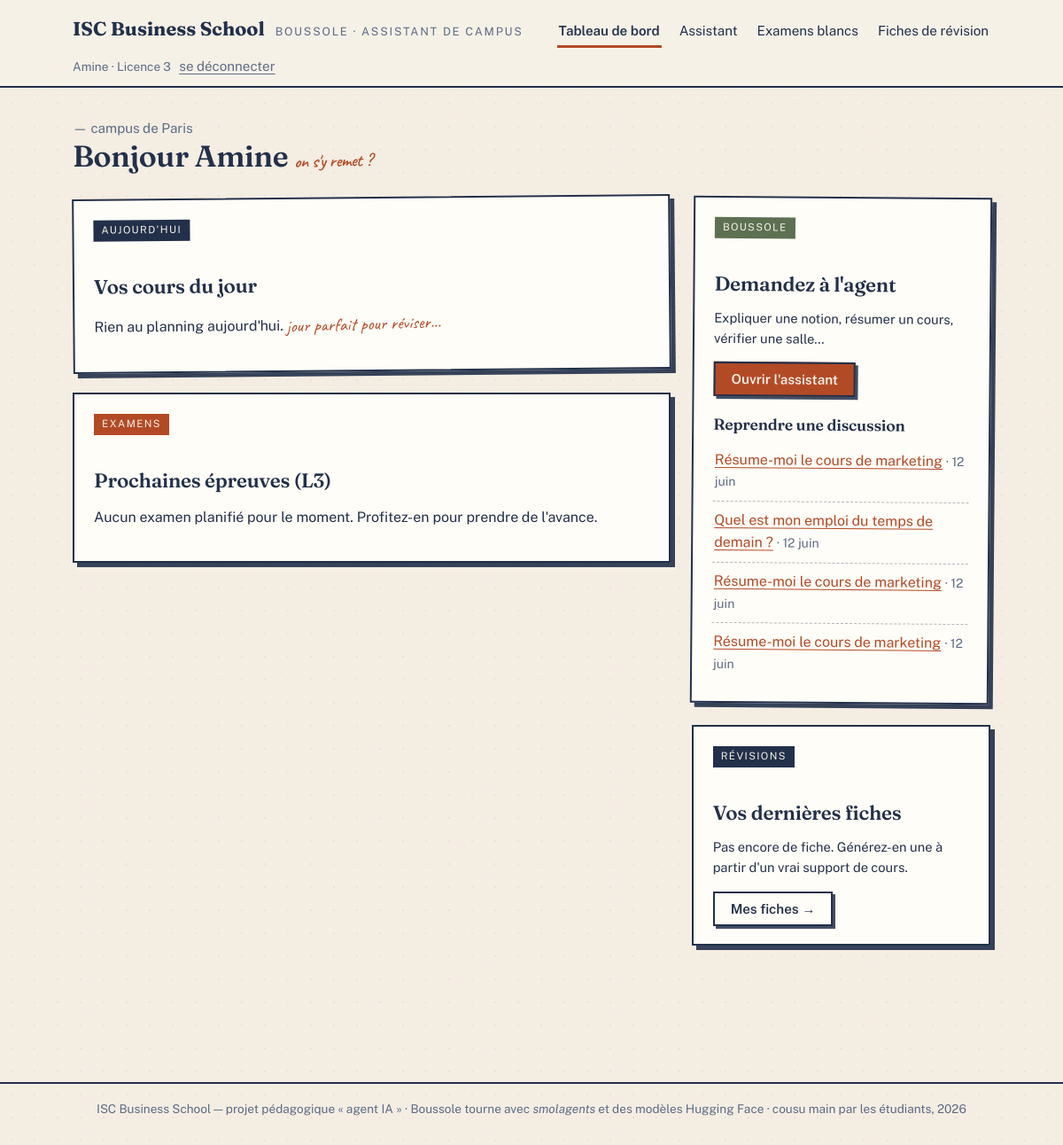
Screenshot of / (signed in) with the database file from the repository.
### accounts/models.py (models this page shows, shortened)
class User(AbstractUser):
    class Role(models.TextChoices):
        ETUDIANT = 'ETUDIANT', 'Étudiant'
        ADMINISTRATION = 'ADMINISTRATION', 'Administration'
    class Niveau(models.TextChoices):
        L1 = 'L1', 'Licence 1'
        L2 = 'L2', 'Licence 2'
        L3 = 'L3', 'Licence 3'
        M1 = 'M1', 'Master 1'
        M2 = 'M2', 'Master 2'
    role = models.CharField(
        'rôle', max_length=20, choices=Role.choices, default=Role.ETUDIANT,
    )
    niveau = models.CharField(
        "niveau d'études", max_length=2, choices=Niveau.choices,
        blank=True, help_text='Uniquement pour les étudiants.',
    )
    @property
    def est_administration(self):
        return self.role == self.Role.ADMINISTRATION
    @property
    def prenom_affiche(self):
        return self.first_name or self.username

### assistant/models.py (models this page shows, shortened)
class Conversation(models.Model):
    utilisateur = models.ForeignKey(
        settings.AUTH_USER_MODEL, verbose_name='utilisateur',
        on_delete=models.CASCADE, related_name='conversations',
    )
    titre = models.CharField('titre', max_length=120, default='Nouvelle conversation')
    creee_le = models.DateTimeField('créée le', auto_now_add=True)
    mise_a_jour_le = models.DateTimeField('mise à jour le', auto_now=True)
    class Meta:
        verbose_name = 'conversation'
        ordering = ['-mise_a_jour_le']

### assistant/views.py (the view)
# urls.py: path('', views.tableau_de_bord, name='tableau_de_bord'),
@login_required
def tableau_de_bord(request):
    utilisateur = request.user
    if utilisateur.est_administration:
        return redirect('academics:tableau')
    aujourd_hui = timezone.localtime()
    creneaux_du_jour = CreneauEDT.objects.filter(
        cours__niveau=utilisateur.niveau, jour=aujourd_hui.isoweekday(),
    ).select_related('cours')
    examens_a_venir = Examen.objects.filter(
        cours__niveau=utilisateur.niveau, date__gte=aujourd_hui,
    ).select_related('cours')[:4]
    return render(request, 'assistant/tableau_de_bord.html', {
        'creneaux_du_jour': creneaux_du_jour,
        'examens_a_venir': examens_a_venir,
        'conversations_recentes': utilisateur.conversations.all()[:4],
        'dernieres_fiches': utilisateur.fiches.select_related('cours')[:3],
        'cours_du_niveau': _cours_du_niveau(utilisateur),
    })

### assistant/views.py (called while the page is built)
def _cours_du_niveau(utilisateur):
    if utilisateur.est_administration:
        return Cours.objects.all()
    return Cours.objects.filter(niveau=utilisateur.niveau)

### templates/assistant/tableau_de_bord.html (shortened to what this page needs)
{% extends 'base.html' %}
{% now "l j F" as date_jour %}
{% block contenu %}
<div class="bonjour">
  <span class="date-du-jour">{{ date_jour|capfirst }} — campus de Paris</span>
  <h1>Bonjour {{ user.prenom_affiche }} <span class="manuscrit">on s'y remet ?</span></h1>
</div>
<div class="colonnes colonnes-tiers">
  <div>
    <div class="carte penchee-g">
      <span class="etiquette">Aujourd'hui</span>
      <h2>Vos cours du jour</h2>
      {% if creneaux_du_jour %}
        <ul class="liste-traits">
          {% for c in creneaux_du_jour %}
          <li>
            <span class="heure">{{ c.heure_debut|time:"H\hi" }} – {{ c.heure_fin|time:"H\hi" }}</span>
            {{ c.cours.intitule }}
            <span class="detail">· salle {{ c.salle }} · {{ c.cours.enseignant }}</span>
          </li>
          {% endfor %}
        </ul>
      {% else %}
        <p>Rien au planning aujourd'hui. <span class="manuscrit">jour parfait pour réviser…</span></p>
      {% endif %}
    </div>
    <div class="carte">
      <span class="etiquette rouille">Examens</span>
      <h2>Prochaines épreuves ({{ user.niveau }})</h2>
      {% if examens_a_venir %}
        <table class="registre">
          <tr><th>Date</th><th>Épreuve</th><th>Salle</th><th>Durée</th></tr>
          {% for e in examens_a_venir %}
          <tr>
            <td>{{ e.date|date:"D j N, H\hi" }}</td>
            <td>{{ e.get_type_examen_display }} — {{ e.cours.intitule }}</td>
            <td>{{ e.salle }}</td>
            <td>{{ e.duree_minutes }} min</td>
          </tr>
          {% endfor %}
        </table>
        <p style="margin-bottom:0;margin-top:14px;">
          <a class="bouton creux" href="{% url 'assistant:examens_blancs' %}">S'entraîner avec un examen blanc →</a>
        </p>
      {% else %}
        <p>Aucun examen planifié pour le moment. Profitez-en pour prendre de l'avance.</p>
      {% endif %}
    </div>
  </div>
  <div>
    <div class="carte penchee-d">
      <span class="etiquette sauge">Boussole</span>
      <h2>Demandez à l'agent</h2>
      <p style="font-size:.92rem;">Expliquer une notion, résumer un cours, vérifier une salle…</p>
      <form action="{% url 'assistant:chat' %}" method="get">
        <a class="bouton rouille" href="{% url 'assistant:chat' %}">Ouvrir l'assistant</a>
      </form>
      {% if conversations_recentes %}
      <h3 style="margin-top:22px;">Reprendre une discussion</h3>
      <ul class="liste-traits">
        {% for conv in conversations_recentes %}
        <li>
          <a href="{% url 'assistant:conversation' conv.pk %}">{{ conv.titre }}</a>
          <span class="detail">· {{ conv.mise_a_jour_le|date:"j N" }}</span>
        </li>
        {% endfor %}
      </ul>
      {% endif %}
    </div>
    <div class="carte">
      <span class="etiquette">Révisions</span>
      <h2>Vos dernières fiches</h2>
      {% if dernieres_fiches %}
        <ul class="liste-traits">
          {% for fiche in dernieres_fiches %}
          <li><a href="{% url 'assistant:fiche_detail' fiche.pk %}">{{ fiche.cours.intitule }}</a>
            <span class="detail">· {{ fiche.creee_le|date:"j N" }}</span></li>
          {% endfor %}
        </ul>
      {% else %}
        <p style="font-size:.92rem;">Pas encore de fiche. Générez-en une à partir d'un vrai support de cours.</p>
      {% endif %}
      <p style="margin:14px 0 0;"><a class="bouton creux" href="{% url 'assistant:fiches' %}">Mes fiches →</a></p>
    </div>
  </div>
</div>
{% endblock %}

### templates/base.html (shortened to what this page needs)
{% load static %}
<!DOCTYPE html>
<html lang="fr">
<head>
  <link rel="stylesheet" href="{% static 'css/isc.css' %}">
</head>
<body>
<header class="bandeau">
  <div class="bandeau-interieur">
    <a class="marque" href="{% url 'assistant:tableau_de_bord' %}">
      <b>ISC Business School</b>
      <span>Boussole · assistant de campus</span>
    </a>
    {% if user.is_authenticated %}
    {% with vue=request.resolver_match.view_name %}
    <nav class="menu">
      {% if user.est_administration %}
        <a href="{% url 'academics:tableau' %}" class="{% if vue == 'academics:tableau' %}actif{% endif %}">Tableau de bord</a>
        <a href="{% url 'academics:cours_liste' %}" class="{% if 'cours' in vue or 'document' in vue %}actif{% endif %}">Cours &amp; supports</a>
        <a href="{% url 'academics:edt_liste' %}" class="{% if 'edt' in vue or 'creneau' in vue or 'examen' in vue %}actif{% endif %}">Plannings</a>
        <a href="{% url 'assistant:chat' %}" class="{% if 'chat' in vue or 'conversation' in vue %}actif{% endif %}">Assistant</a>
      {% else %}
        <a href="{% url 'assistant:tableau_de_bord' %}" class="{% if vue == 'assistant:tableau_de_bord' %}actif{% endif %}">Tableau de bord</a>
        <a href="{% url 'assistant:chat' %}" class="{% if 'chat' in vue or 'conversation' in vue %}actif{% endif %}">Assistant</a>
        <a href="{% url 'assistant:examens_blancs' %}" class="{% if 'simulation' in vue or 'examens' in vue %}actif{% endif %}">Examens blancs</a>
        <a href="{% url 'assistant:fiches' %}" class="{% if 'fiche' in vue %}actif{% endif %}">Fiches de révision</a>
      {% endif %}
    </nav>
    {% endwith %}
    <div class="profil-coin">
      {{ user.prenom_affiche }}{% if user.niveau %} · {{ user.get_niveau_display }}{% endif %}{% if user.est_administration %} · administration{% endif %}
      <form method="post" action="{% url 'accounts:logout' %}">
        <button type="submit" class="bouton discret">se déconnecter</button>
      </form>
    </div>
    {% endif %}
  </div>
</header>
<main class="page">
  {% block contenu %}{% endblock %}
</main>
<footer class="pied">
  ISC Business School — projet pédagogique « agent IA » · Boussole tourne avec
  <em>smolagents</em> et des modèles Hugging Face · cousu main par les étudiants, 2026
</footer>
</body>
</html>

### static/css/isc.css (style rules this page uses)
:root { --papier: #f6f1e7; --papier-fonce: #ece4d4; --encre: #22304a; --encre-pale: #5d6b85; --rouille: #b34a26; --rouille-pale: #e8d4c9; --sauge: #5d7052; --sauge-pale: #dde4d5; --jaune-fluo: #f5e08a; --trait: 2px solid var(--encre); --ombre-dure: 5px 5px 0 rgba(34, 48, 74, .9); --ombre-petite: 3px 3px 0 rgba(34, 48, 74, .85); }
* { box-sizing: border-box; }
html { scroll-behavior: smooth; }
body { margin: 0; background-color: var(--papier); background-image: radial-gradient(rgba(34, 48, 74, .05) 1px, transparent 1.4px), linear-gradient(rgba(179, 74, 38, .025), rgba(179, 74, 38, .025)); background-size: 26px 26px, 100% 100%; color: var(--encre); font-family: 'Public Sans', 'Segoe UI', sans-serif; font-size: 16px; line-height: 1.55; }
h1, h2, h3, .serif { font-family: 'Fraunces', Georgia, serif; font-weight: 600; letter-spacing: -.01em; line-height: 1.15; }
h1 { font-size: 2.1rem; margin: 0 0 .4rem; }
h2 { font-size: 1.4rem; margin: 1.8rem 0 .8rem; }
h3 { font-size: 1.1rem; margin: 0 0 .5rem; }
a { color: var(--rouille); text-underline-offset: 3px; }
.manuscrit { font-family: 'Caveat', cursive; font-size: 1.25rem; color: var(--rouille); transform: rotate(-1.2deg); display: inline-block; }
.page { max-width: 1080px; margin: 0 auto; padding: 0 22px 70px; }
header.bandeau { border-bottom: var(--trait); background: var(--papier); }
.bandeau-interieur { max-width: 1080px; margin: 0 auto; padding: 16px 22px 10px; display: flex; align-items: baseline; justify-content: space-between; flex-wrap: wrap; gap: 8px 18px; }
.marque { display: flex; align-items: baseline; gap: 12px; text-decoration: none; color: var(--encre); }
.marque b { font-family: 'Fraunces', serif; font-size: 1.35rem; font-weight: 700; }
.marque span { font-size: .8rem; color: var(--encre-pale); letter-spacing: .14em; text-transform: uppercase; }
nav.menu { display: flex; gap: 4px 18px; flex-wrap: wrap; }
nav.menu a { text-decoration: none; color: var(--encre); font-size: .95rem; padding: 4px 2px; border-bottom: 3px solid transparent; }
nav.menu a.actif { border-bottom-color: var(--rouille); font-weight: 600; }
.profil-coin { font-size: .85rem; color: var(--encre-pale); }
.profil-coin form { display: inline; }
footer.pied { border-top: var(--trait); margin-top: 60px; padding: 18px 22px 30px; text-align: center; font-size: .85rem; color: var(--encre-pale); }
.carte { background: #fffdf7; border: var(--trait); box-shadow: var(--ombre-dure); padding: 20px 22px; margin-bottom: 24px; }
.carte.penchee-g { transform: rotate(-.5deg); }
.carte.penchee-d { transform: rotate(.45deg); }
.etiquette { display: inline-block; font-size: .72rem; letter-spacing: .12em; text-transform: uppercase; background: var(--encre); color: var(--papier); padding: 3px 9px; margin-bottom: 10px; }
.etiquette.rouille { background: var(--rouille); }
.etiquette.sauge { background: var(--sauge); }
.bouton, button.bouton, input[type=submit].bouton { display: inline-block; font: 600 .95rem 'Public Sans', sans-serif; background: var(--encre); color: var(--papier); border: var(--trait); box-shadow: var(--ombre-petite); padding: 9px 18px; cursor: pointer; text-decoration: none; transition: transform .08s ease, box-shadow .08s ease; }
.bouton.creux { background: transparent; color: var(--encre); }
.bouton.rouille { background: var(--rouille); }
.bouton.discret { background: transparent; color: var(--encre-pale); border: none; box-shadow: none; padding: 4px 6px; font-weight: 400; text-decoration: underline; text-underline-offset: 3px; }
.colonnes { display: grid; gap: 24px; }
@media (min-width: 820px) { .colonnes-tiers { grid-template-columns: 2fr 1fr; } }
.bonjour { margin: 34px 0 26px; }
.bonjour .date-du-jour { color: var(--encre-pale); font-size: .95rem; }
.liste-traits { list-style: none; margin: 0; padding: 0; }
.liste-traits li { padding: 9px 2px; border-bottom: 1px dashed rgba(34,48,74,.35); }
.liste-traits li:last-child { border-bottom: none; }
.liste-traits .detail { color: var(--encre-pale); font-size: .88rem; }

### rows the page displays
User: prenom_affiche "Amine", niveau "Licence 3", niveau "L3"
Conversation: titre "Résume-moi le cours de marketing", mise_a_jour_le "12 juin"
Conversation: titre "Quel est mon emploi du temps de demain ?", mise_a_jour_le "12 juin"
Conversation: titre "Résume-moi le cours de marketing", mise_a_jour_le "12 juin"
Conversation: titre "Résume-moi le cours de marketing", mise_a_jour_le "12 juin"
